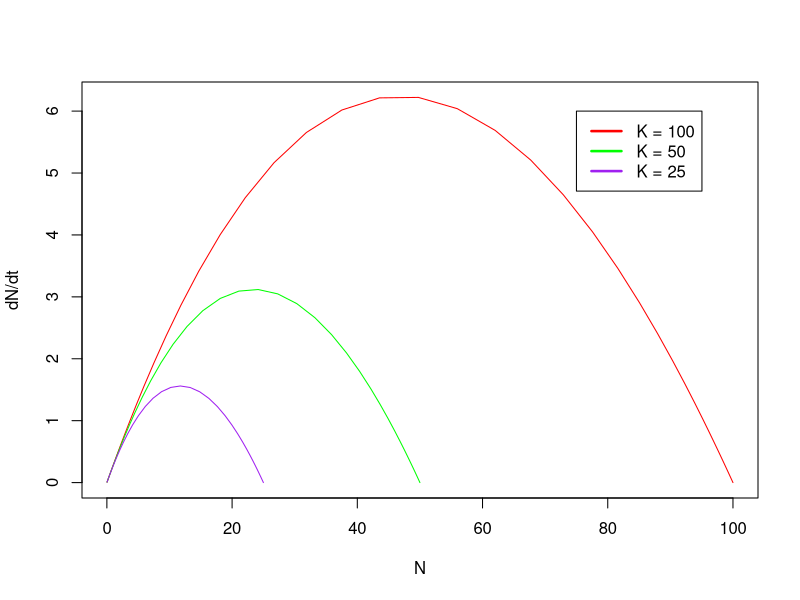

Write the R code that produced this figure. (Note: this script raises an error after producing the figure.)
#hw 2 sarah ward problem 2

##2a
#WRITE A LOGISTIC GROWTH FUNCTION
 log.growth <- function (t, y, p) {
   N <- y[1]
   with (as.list (p), {
     dN.dt <- r *N * (1- (N/K))
     return (list(dN.dt))
   })
 }

 #set parameters rate of growth r, and carrying capacity k
 p <- c('r' = 0.25, 'K' = 100)
 #set initial conditions, runif selects a random number within a uniform range
 # in this example, between min of 0.01 and max of 0.1
 y0 <- c('N' = runif (1, min = 0.01, max = 0.1))
 t <- 1:100
 
 install.packages ('deSolve')
library(deSolve)
 
sim <- ode(y = y0, times =t, func = log.growth, parms = p, method = 'lsoda')

sim <- as.data.frame(sim)

p2 <- c('r' = 0.25, 'K' = 50)

sim2 <- ode(y = y0, times = t, func = log.growth, parms = p2, method = 'lsoda')

sim2 <- as.data.frame(sim2)

p3 <- c('r' = 0.25, 'K' = 25)

sim3 <- ode(y = y0, times = t, func = log.growth, parms = p3, method = 'lsoda')

sim3 <- as.data.frame(sim3)

#in order to process diff, you have to add a dummy value 
#(NA in this case) for the diff function to work

head(sim)
sim$deriv <- c(diff(sim$N), NA)

sim2$deriv <- c(diff(sim2$N), NA)

sim3$deriv <- c(diff(sim3$N), NA)


#plot it! 

plot(deriv ~ N, data = sim, type = 'l', col = 'red', 
     xlab = 'N', ylab = 'dN/dt')
points (deriv ~ N, data = sim2, type = 'l', col = 'green')
points (deriv ~ N, data = sim3, type = 'l', col = 'purple')

legend (75, 6, c ('K = 100', 'K = 50', 'K = 25'), 
        lty=c(1,1, 1), lwd=c(2.5,2.5), col = c('red', 'green', 'purple'))


# find abundance with the highest growth rate

max (sim$deriv, na.rm = TRUE) #gives me 6.229076

which (sim$deriv == max (sim$deriv, na.rm = TRUE))  #gives me 35

sim$N[which(sim$deriv == max(sim$deriv, na.rm = TRUE))] #gives me 44.62426

# so in row 35 of sim (k=100), N = 44.62426 and deriv is 6.229076 which is
# the maximum growth rate (deriv) at abundance N

max (sim2$deriv, na.rm = TRUE) ##3.112799
which (sim2$deriv == max (sim2$deriv, na.rm = TRUE)) ## 33
sim2$N [which(sim2$deriv == max (sim2$deriv, na.rm = TRUE))] #24.7185

#so in row 33 of sim2 (k=50) , N = 24.7185, and deriv is 3.112799

max (sim3$deriv, na.rm = TRUE) #1.559653
which (sim3$deriv == max (sim3$deriv, na.rm = TRUE)) #30
sim3$N [which(sim3$deriv == max (sim3$deriv, na.rm = TRUE))]  # 12.006

# in row 33 of sim 3 (k = 25), N = 12.006, and deriv is 1.559653

k.vec <- c(k, k2, k3)
n.vec <- c(n1, n2, n3)
plot(n.vec ~ k.vec, bty = 'l', pch = 21, bg = 'red', 
     xlab = 'Carrying Capacity (K)', ylab = 'N')

 
